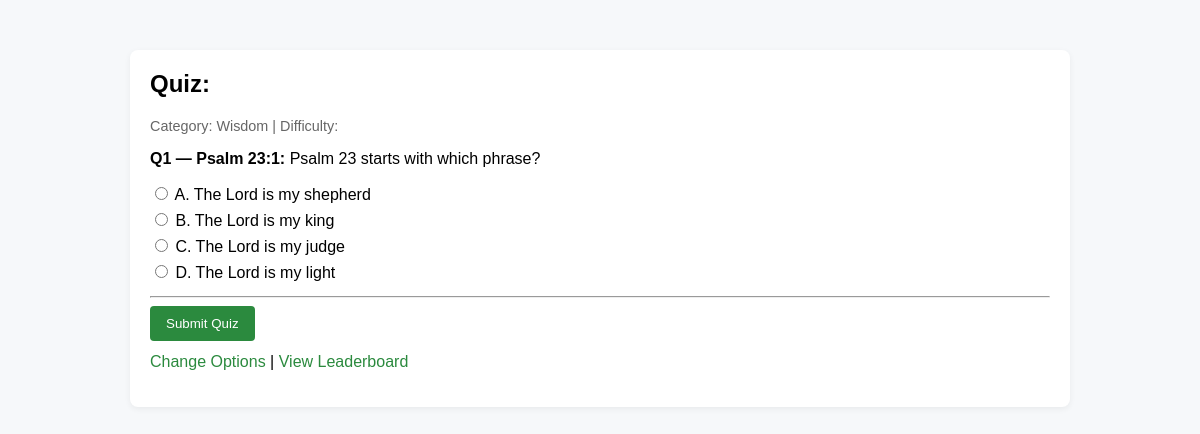
Screenshot of /quiz.php?category=Wisdom with the database file from the repository.
### tables this page shows
CREATE TABLE IF NOT EXISTS questions (
  id INT AUTO_INCREMENT PRIMARY KEY,
  scripture_ref VARCHAR(120),
  question TEXT,
  option_a VARCHAR(255),
  option_b VARCHAR(255),
  option_c VARCHAR(255),
  option_d VARCHAR(255),
  correct CHAR(1) NOT NULL,
  category VARCHAR(100) DEFAULT 'Faith',
  difficulty ENUM('Easy','Medium','Hard') DEFAULT 'Easy'
);

### src/functions.php (called while the page is built, shortened)
<?php
function esc($s){
    return htmlspecialchars($s, ENT_QUOTES | ENT_SUBSTITUTE, 'UTF-8');
}
?>

### public/quiz.php (the view, shortened to what this page needs)
<?php
require_once __DIR__ . '/../src/db.php';
require_once __DIR__ . '/../src/functions.php';
$category = $_SESSION['quiz_category'] ?? '';
$difficulty = $_SESSION['quiz_difficulty'] ?? '';
$n = intval($_SESSION['quiz_n'] ?? 10);
$where = [];
$params = [];
$types = '';
if ($category !== '') {
    $where[] = "category = ?";
    $types .= 's';
    $params[] = $category;
}
$sql = "SELECT id, scripture_ref, question, option_a, option_b, option_c, option_d FROM questions";
if (count($where)) $sql .= " WHERE " . implode(' AND ', $where);
$sql .= " ORDER BY RAND() LIMIT ?";
$stmt = $mysqli->prepare($sql);
if (count($params)) {
    $types_full = $types . 'i';
    $params_full = $params;
    $params_full[] = $n;
    $stmt->bind_param($types_full, ...$params_full);
} else {
    $stmt->bind_param('i', $n);
}
$stmt->execute();
$result = $stmt->get_result();
$questions = $result->fetch_all(MYSQLI_ASSOC);
?>
<!doctype html>
<html>
<head>
<link rel="stylesheet" href="style.css">
</head>
<body>
<div class="container">
  <h2>Quiz: <?= esc($_SESSION['user_name'] ?? 'Guest') ?></h2>
  <p class="small">Category: <?= esc($category) ?> | Difficulty: <?= esc($difficulty) ?></p>
  <?php if (count($questions) === 0): ?>
    <p>No questions found for the selected filters. <a href="index.php">Go back</a>.</p>
  <?php else: ?>
  <form method="post" id="quizForm">
    <?php foreach($questions as $i => $q): ?>
      <div class="quiz-question">
        <p><strong>Q<?= $i+1 ?> — <?= esc($q['scripture_ref']) ?>:</strong> <?= esc($q['question']) ?></p>
        <div class="options">
          <label><input type="radio" name="answers[<?= $q['id'] ?>]" value="A" required> A. <?= esc($q['option_a']) ?></label>
          <label><input type="radio" name="answers[<?= $q['id'] ?>]" value="B"> B. <?= esc($q['option_b']) ?></label>
          <label><input type="radio" name="answers[<?= $q['id'] ?>]" value="C"> C. <?= esc($q['option_c']) ?></label>
          <label><input type="radio" name="answers[<?= $q['id'] ?>]" value="D"> D. <?= esc($q['option_d']) ?></label>
        </div>
      </div>
      <hr>
    <?php endforeach; ?>
    <button type="submit">Submit Quiz</button>
  </form>
  <?php endif; ?>
  <p style="margin-top:12px;"><a class="link" href="index.php">Change Options</a> | <a class="link" href="leaderboard.php">View Leaderboard</a></p>
</div>
</body>
</html>

### public/style.css (style rules this page uses)
body { font-family:Arial,Helvetica,sans-serif;background:#f6f8fa;margin:0;padding:20px; }
.container { max-width:900px;margin:30px auto;background:#fff;padding:20px;border-radius:8px;box-shadow:0 2px 6px rgba(0,0,0,0.06); }
h1,h2 { margin-top:0; }
button, input[type="submit"] { background:#2b8a3e;color:#fff;border:0;padding:10px 16px;border-radius:4px;cursor:pointer; }
.quiz-question { margin-bottom:14px; }
.options label { display:block;margin:6px 0; }
.link { color:#2b8a3e;text-decoration:none; }
.small { font-size:0.9em;color:#666; }

### rows the page displays
questions: scripture_ref "Psalm 23:1", question "Psalm 23 starts with which phrase?", option_a "The Lord is my shepherd", option_b "The Lord is my king", option_c "The Lord is my judge", option_d "The Lord is my light"

### other values shown
$category "Wisdom"
